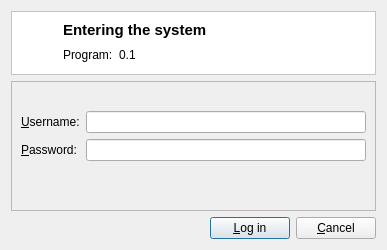
<?xml version="1.0" encoding="UTF-8"?>
<ui version="4.0">
 <class>Login</class>
 <widget class="QDialog" name="Login">
  <property name="geometry">
   <rect>
    <x>0</x>
    <y>0</y>
    <width>387</width>
    <height>250</height>
   </rect>
  </property>
  <property name="windowTitle">
   <string>Dialog</string>
  </property>
  <layout class="QGridLayout" name="gridLayout_2">
   <item row="0" column="0">
    <widget class="QFrame" name="headerFrame">
     <property name="styleSheet">
      <string notr="true">background-color:white;</string>
     </property>
     <property name="frameShape">
      <enum>QFrame::StyledPanel</enum>
     </property>
     <property name="frameShadow">
      <enum>QFrame::Plain</enum>
     </property>
     <layout class="QGridLayout" name="gridLayout">
      <item row="0" column="0" rowspan="2">
       <widget class="QLabel" name="label">
        <property name="minimumSize">
         <size>
          <width>36</width>
          <height>36</height>
         </size>
        </property>
        <property name="text">
         <string/>
        </property>
        <property name="pixmap">
         <pixmap resource="resources.qrc">:/default/static/default/icons/32x32/meeting-organizer.png</pixmap>
        </property>
       </widget>
      </item>
      <item row="0" column="1">
       <widget class="QLabel" name="titleLabel">
        <property name="sizePolicy">
         <sizepolicy hsizetype="MinimumExpanding" vsizetype="Preferred">
          <horstretch>0</horstretch>
          <verstretch>0</verstretch>
         </sizepolicy>
        </property>
        <property name="font">
         <font>
          <pointsize>11</pointsize>
          <weight>75</weight>
          <bold>true</bold>
         </font>
        </property>
        <property name="text">
         <string>Entering the system</string>
        </property>
        <property name="openExternalLinks">
         <bool>false</bool>
        </property>
       </widget>
      </item>
      <item row="1" column="1">
       <layout class="QHBoxLayout" name="horizontalLayout">
        <item>
         <widget class="QLabel" name="programLabel">
          <property name="text">
           <string>Program:</string>
          </property>
         </widget>
        </item>
        <item>
         <widget class="QLabel" name="programVersionLabel">
          <property name="text">
           <string>0.1</string>
          </property>
         </widget>
        </item>
        <item>
         <spacer name="horizontalSpacer">
          <property name="orientation">
           <enum>Qt::Horizontal</enum>
          </property>
          <property name="sizeHint" stdset="0">
           <size>
            <width>40</width>
            <height>20</height>
           </size>
          </property>
         </spacer>
        </item>
       </layout>
      </item>
     </layout>
    </widget>
   </item>
   <item row="1" column="0">
    <widget class="QFrame" name="formFrame">
     <property name="frameShape">
      <enum>QFrame::StyledPanel</enum>
     </property>
     <property name="frameShadow">
      <enum>QFrame::Plain</enum>
     </property>
     <layout class="QFormLayout" name="formLayout">
      <item row="0" column="0" colspan="2">
       <widget class="QLabel" name="statusLabel">
        <property name="sizePolicy">
         <sizepolicy hsizetype="MinimumExpanding" vsizetype="Preferred">
          <horstretch>0</horstretch>
          <verstretch>0</verstretch>
         </sizepolicy>
        </property>
        <property name="text">
         <string/>
        </property>
       </widget>
      </item>
      <item row="1" column="0">
       <widget class="QLabel" name="usernameLabel">
        <property name="text">
         <string>&amp;Username:</string>
        </property>
        <property name="buddy">
         <cstring>usernameLineEdit</cstring>
        </property>
       </widget>
      </item>
      <item row="1" column="1">
       <widget class="QLineEdit" name="usernameLineEdit"/>
      </item>
      <item row="2" column="0">
       <widget class="QLabel" name="passwordLabel">
        <property name="text">
         <string>&amp;Password:</string>
        </property>
        <property name="buddy">
         <cstring>passwordLineEdit</cstring>
        </property>
       </widget>
      </item>
      <item row="2" column="1">
       <widget class="QLineEdit" name="passwordLineEdit">
        <property name="echoMode">
         <enum>QLineEdit::Password</enum>
        </property>
       </widget>
      </item>
      <item row="3" column="0">
       <spacer name="verticalSpacer">
        <property name="orientation">
         <enum>Qt::Vertical</enum>
        </property>
        <property name="sizeHint" stdset="0">
         <size>
          <width>20</width>
          <height>14</height>
         </size>
        </property>
       </spacer>
      </item>
     </layout>
    </widget>
   </item>
   <item row="2" column="0">
    <layout class="QHBoxLayout" name="horizontalLayout_2">
     <item>
      <spacer name="horizontalSpacer_2">
       <property name="orientation">
        <enum>Qt::Horizontal</enum>
       </property>
       <property name="sizeHint" stdset="0">
        <size>
         <width>40</width>
         <height>20</height>
        </size>
       </property>
      </spacer>
     </item>
     <item>
      <widget class="QPushButton" name="loginPushButton">
       <property name="text">
        <string>&amp;Log in</string>
       </property>
       <property name="icon">
        <iconset resource="resources.qrc">
         <normaloff>:/default/static/default/icons/22x22/dialog-ok-apply.png</normaloff>:/default/static/default/icons/22x22/dialog-ok-apply.png</iconset>
       </property>
       <property name="default">
        <bool>true</bool>
       </property>
      </widget>
     </item>
     <item>
      <widget class="QPushButton" name="cancelPushButton">
       <property name="text">
        <string>&amp;Cancel</string>
       </property>
       <property name="icon">
        <iconset resource="resources.qrc">
         <normaloff>:/default/static/default/icons/22x22/dialog-cancel.png</normaloff>:/default/static/default/icons/22x22/dialog-cancel.png</iconset>
       </property>
      </widget>
     </item>
    </layout>
   </item>
  </layout>
 </widget>
 <resources>
  <include location="resources.qrc"/>
 </resources>
 <connections/>
</ui>
